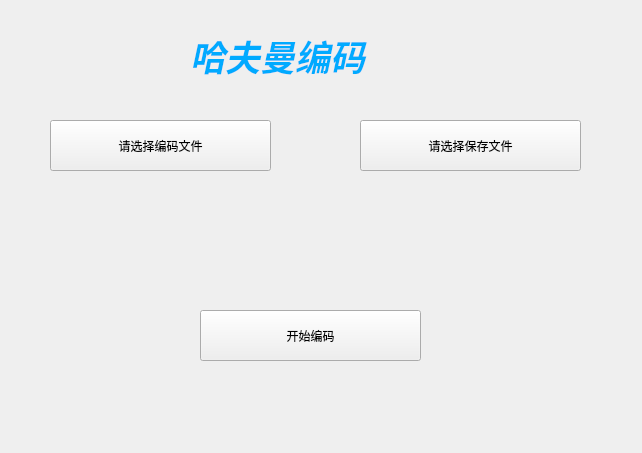
<?xml version="1.0" encoding="UTF-8"?>
<ui version="4.0">
 <class>Huffman</class>
 <widget class="QWidget" name="Huffman">
  <property name="geometry">
   <rect>
    <x>0</x>
    <y>0</y>
    <width>642</width>
    <height>453</height>
   </rect>
  </property>
  <property name="windowTitle">
   <string>哈夫曼编码</string>
  </property>
  <widget class="QLabel" name="label">
   <property name="geometry">
    <rect>
     <x>190</x>
     <y>30</y>
     <width>381</width>
     <height>51</height>
    </rect>
   </property>
   <property name="text">
    <string>&lt;html&gt;&lt;head/&gt;&lt;body&gt;&lt;p&gt;&lt;span style=&quot; font-size:26pt; font-weight:600; font-style:italic; color:#00aaff;&quot;&gt;哈夫曼编码&lt;/span&gt;&lt;/p&gt;&lt;/body&gt;&lt;/html&gt;</string>
   </property>
  </widget>
  <widget class="QPushButton" name="pushButton">
   <property name="geometry">
    <rect>
     <x>50</x>
     <y>120</y>
     <width>221</width>
     <height>51</height>
    </rect>
   </property>
   <property name="text">
    <string>请选择编码文件</string>
   </property>
  </widget>
  <widget class="QPushButton" name="pushButton_2">
   <property name="geometry">
    <rect>
     <x>360</x>
     <y>120</y>
     <width>221</width>
     <height>51</height>
    </rect>
   </property>
   <property name="text">
    <string>请选择保存文件</string>
   </property>
  </widget>
  <widget class="QPushButton" name="pushButton_3">
   <property name="geometry">
    <rect>
     <x>200</x>
     <y>310</y>
     <width>221</width>
     <height>51</height>
    </rect>
   </property>
   <property name="text">
    <string>开始编码</string>
   </property>
  </widget>
 </widget>
 <resources/>
 <connections/>
</ui>
